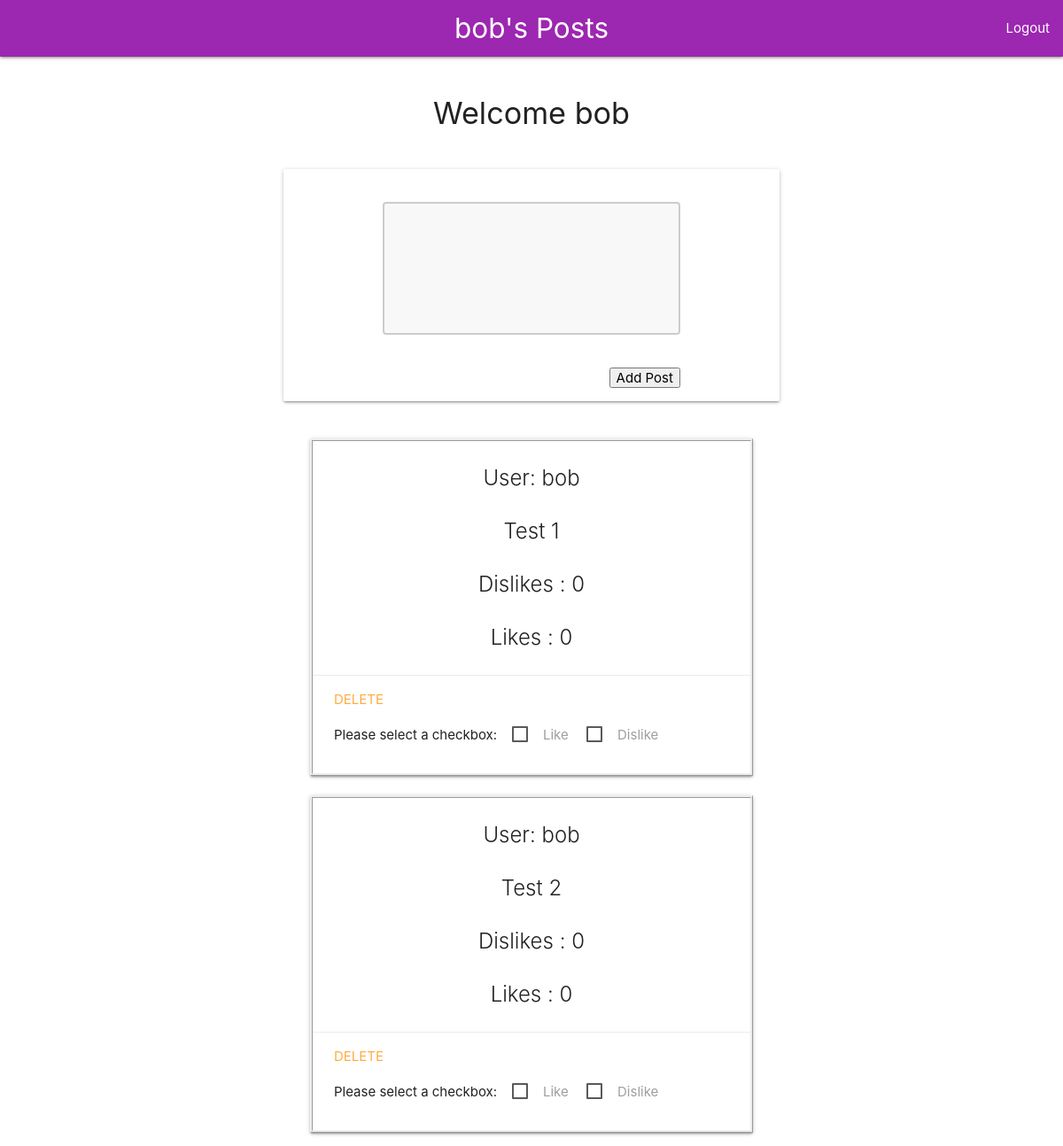
Page /get_posts (signed in) on the earlier database version.
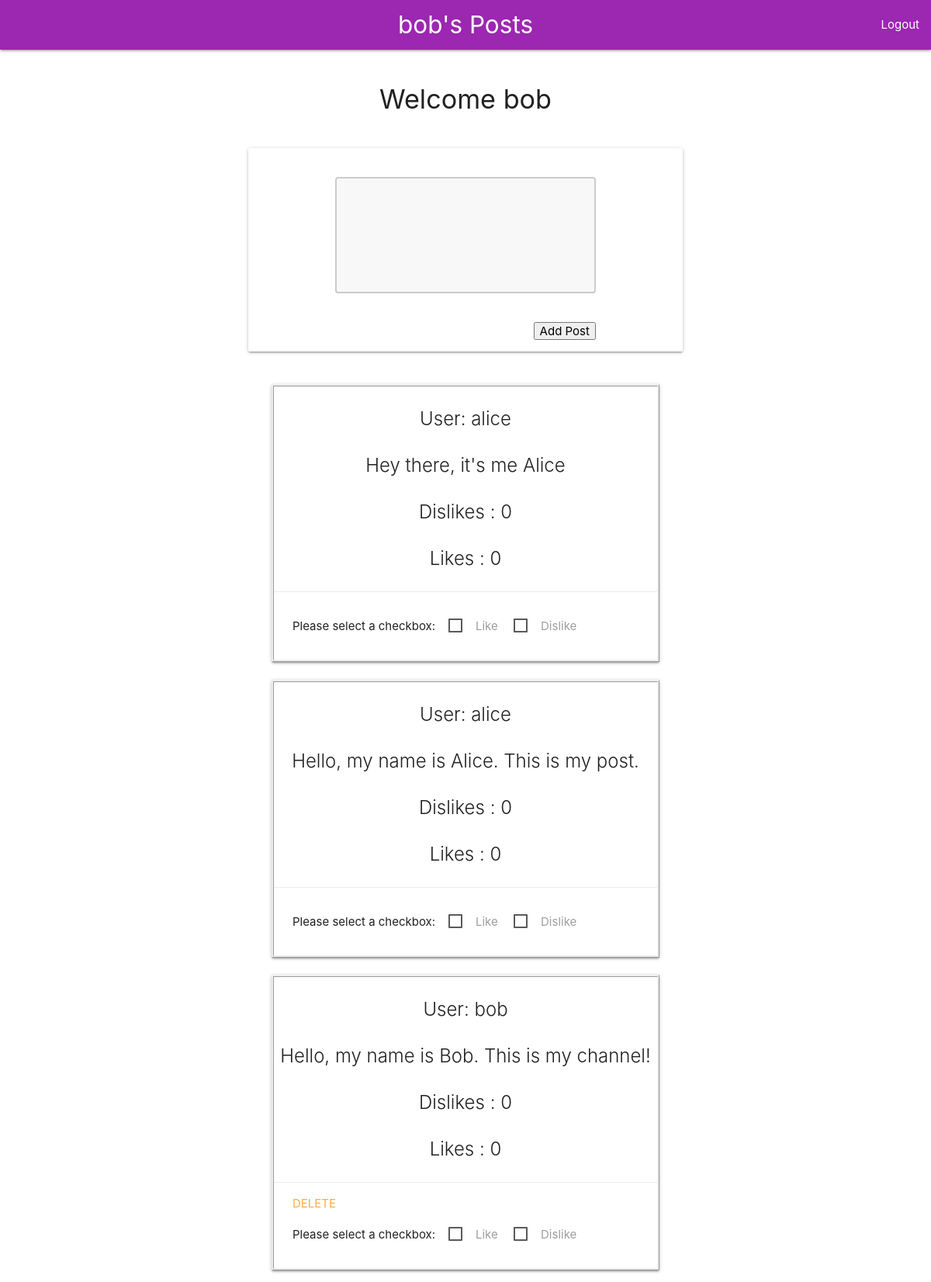
Same page on the later database version.
### models.py (models this page shows, shortened)
class User(UserMixin, db.Model): #Referenced Lab 5
    id = db.Column(db.Integer, primary_key=True)
    username = db.Column(db.String(80), unique=True, nullable=False)
    email = db.Column(db.String(120), unique=True, nullable=False)
    password = db.Column(db.String(120), nullable=False)

class Post(db.Model):
    id = db.Column(db.Integer, primary_key = True)
    userId = db.Column(db.Integer, db.ForeignKey('user.id'), nullable=False)
    text = db.Column(db.String(225), nullable=False)
    reacts = db.relationship('UserReact', backref='userreact', lazy=True, cascade="all, delete-orphan")
    def getTotalLikes (self): #Referenced extra  for assistance with this function
        numLikes = 0
        for react in self.reacts:
            if react == 'like':
                numLikes += 1
        return numLikes
    def getTotalDislikes (self): #Referenced extra lab for assistance with this function
        numDislikes = 0
        for react in self.reacts:
            if react == 'dislike':
                numDislikes += 1
        return numDislikes
    def toDict(self):
        return{
            "id": self.id,
            "userId": self.userId,
            "text": self.text,
            "reacts": self.reacts,
        }

### main.py (the view)
@app.route('/get_posts', methods=['GET']) #Referenced extra lab - working function
def get_posts():
  posts = Post.query.all()
  users = User.query.all()
  results = []
  for post in posts:
    rec = post.toDict()
    rec['Likes'] = post.getTotalLikes()
    rec['Dislikes'] = post.getTotalDislikes()
    results.append(rec)
  return render_template('app.html', posts=results, users=users)

### main.py (called while the page is built)
@login_manager.user_loader
def load_user(user_id):
    return User.query.get(user_id)

### templates/app.html (shortened to what this page needs)
{% extends "layout.html" %}
{% block page %}
{{ current_user.username }}'s Posts
{% block link%}
    <ul id="nav-mobile" class="right">
        <li><a href="/logout">Logout</a></li>
    </ul>
{% endblock %}
{% endblock %}
{% block content %}
    {% if current_user.is_authenticated %}
        <div id="content">
            <div class="container">
            <br>
                <div class="row">
                   <h4 style= "text-align: center"> Welcome {{ current_user.username }} </h4>
                   <br>
                    <form class="col s12 m8 offset-m2 card-panel"  action="/add_post" method="POST">
                        <div class="input-field col s12 m8 offset-m2">
                        <br>
                            <textarea name ="textarea"> </textarea>
                        </div>
                        <div class="input-field col s12 m8 offset-m2">
                            <button type = "submit" style="float: right;">
						        Add Post
					        </button>
                        </div>
                    </form>
                </div>
            </div>
        </div>
        <div id="content">
        <div class="container">
            {% for post in posts %}
               <li class = "cardCollection">
                    <form class= "card panel " style= "width: 500px;">
                        <div style="border-style: ridge;">
                            <span class="card-title" style="text-align:center;">
                                {% if current_user.id == post.userId %}
                                    <p> User: {{current_user.username }} </p>
                                {% else %}
                                    {% for user in users %}
                                        {% if post.userId == user.id %}
                                            <p> User: {{user.username }} </p>
                                        {% endif %}
                                    {% endfor %}
                                {% endif %}
                                <p> {{post.text}} </p>
                                <p> Dislikes : {{post['Dislikes']}}  </p>
                                <p> Likes : {{post['Likes']}} </p>
                            </span>
                            <div class="card-action" >
                                {% if current_user.id == post.userId%}
                                    <a href="/deletePost/{{post.id}}"> DELETE </a>
                                    <p> Please select a checkbox: &nbsp;&nbsp;
                                        <label>
                                            <span>Like &nbsp; &nbsp;</span>
                                        </label>
                                        <label>
                                            <span> Dislike </span>
                                        </label>
                                    </p>
                                {% else %}
                                    <p> Please select a checkbox: &nbsp;&nbsp;
                                        <label>
                                            <span>Like &nbsp; &nbsp;</span>
                                        </label>
                                        <label>
                                            <span> Dislike </span>
                                        </label>
                                    </p>
                                {% endif %}
                            </div>
                        </div>
                    </form>
                </li>
            {% endfor %}
        </div>
        </div>
    {% endif %}
{% endblock %}

### templates/layout.html (shortened to what this page needs)
<!DOCTYPE html>
<html lang="en">
<head>
    <link rel="stylesheet" href="https://cdnjs.cloudflare.com/ajax/libs/materialize/1.0.0/css/materialize.min.css">
  </head>
  <body>
    <nav class="purple">
      <div class="nav-wrapper">
        <a href="#!" class="brand-logo center">{% block page %}{% endblock %}</a>
      </div>
    </nav>
    <div id="content">{% block content %}{% endblock %}</div>
  </body>
</html>

### templates/app.html (style rules this page uses)
textarea { width: 100%; height: 150px; padding: 12px 20px; box-sizing: border-box; border: 2px solid #ccc; border-radius: 4px; background-color: #f8f8f8; resize: none; }
.cardCollection { display: flex; justify-content: center; }

Differences in the rows shown:
removed Post: {{ current_user.username }} "bob", text "Test 1", Dislikes "0", Likes "0"
removed Post: {{ current_user.username }} "bob", text "Test 2", Dislikes "0", Likes "0"
added Post: text "Hey there, it's me Alice", Dislikes "0", Likes "0", shows "Please select a checkbox:"
now on this page (row unchanged): User: username "alice"
added Post: text "Hello, my name is Alice. This is my post.", Dislikes "0", Likes "0", shows "Please select a checkbox:"
added Post: {{ current_user.username }} "bob", text "Hello, my name is Bob. This is my channel!", Dislikes "0", Likes "0"
